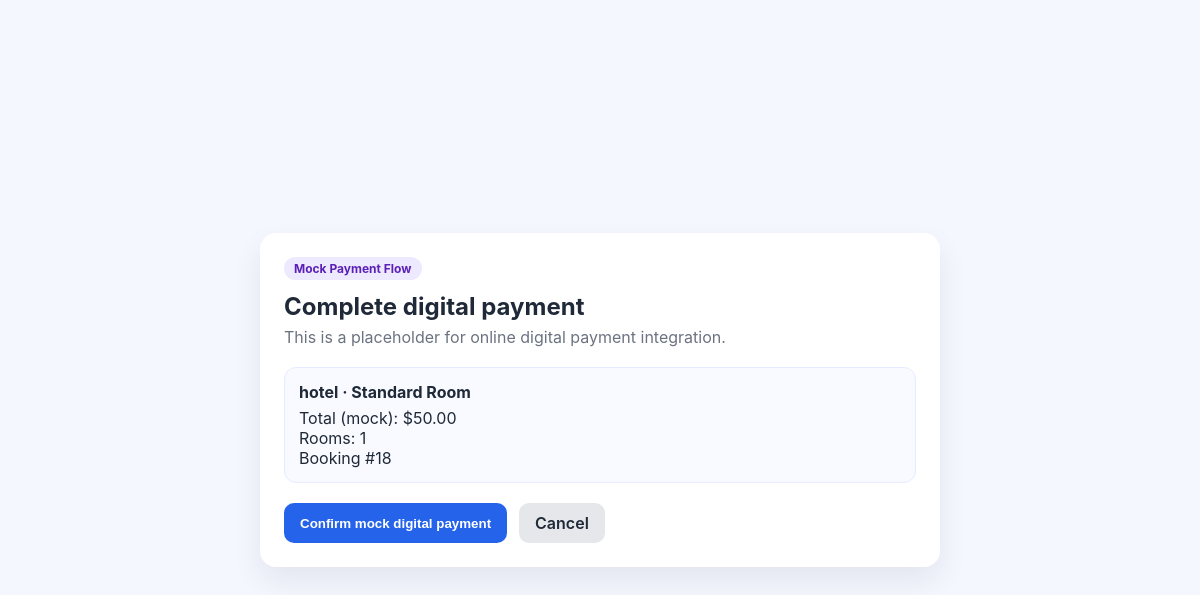
The app's page /bookings/mock-digital-payment/18/ (signed in) with its own data.
### bookings/models.py (models this page shows, shortened)
class Booking(models.Model):
	PENDING_PAYMENT_EXPIRY_HOURS = 12
	class PaymentOption(models.TextChoices):
		PAY_NOW = "pay_now", "Pay now"
		PAY_LATER = "pay_later", "Pay later"
	class Status(models.TextChoices):
		PENDING = "pending", "Pending"
		CONFIRMED = "confirmed", "Confirmed"
		COMPLETED = "completed", "Completed"
		CANCELED = "canceled", "Canceled"
		EXPIRED = "expired", "Expired"
	guest = models.ForeignKey(Profile, on_delete=models.CASCADE, related_name="bookings")
	room = models.ForeignKey(Room, on_delete=models.PROTECT, related_name="bookings")
	guest_name = models.CharField(max_length=150)
	guest_email = models.EmailField()
	guest_phone = models.CharField(max_length=30, blank=True, default="")
	rooms_count = models.PositiveIntegerField(default=1)
	payment_option = models.CharField(
		max_length=20,
		choices=PaymentOption.choices,
		default=PaymentOption.PAY_LATER,
	)
	status = models.CharField(
		max_length=20,
		choices=Status.choices,
		default=Status.PENDING,
	)
	created_at = models.DateTimeField(auto_now_add=True)
	STATUS_NOTIFICATION_MESSAGES = {
		Status.PENDING: "Booking is pending payment.",
		Status.CONFIRMED: "Booking is confirmed.",
		Status.COMPLETED: "Booking is completed.",
		Status.CANCELED: "Booking is canceled.",
		Status.EXPIRED: "Booking expired due to unpaid balance.",
	}

### rooms/models.py (models this page shows, shortened)
class Room(models.Model):
	hotel = models.ForeignKey(Profile, on_delete=models.CASCADE, related_name="rooms")
	room_type = models.ForeignKey(RoomType, on_delete=models.PROTECT)
	capacity = models.PositiveIntegerField()
	rate_per_night = models.DecimalField(max_digits=8, decimal_places=2)
	available_rooms = models.PositiveIntegerField()
	checkin_date = models.DateField()
	checkout_date = models.DateField()
	created_at = models.DateTimeField(auto_now_add=True)

class RoomType(models.Model):
	name = models.CharField(max_length=100, unique=True)

### accounts/models.py (models this page shows, shortened)
class Profile(models.Model):
    class AccountType(models.TextChoices):
        GUEST = "guest", "Guest"
        HOTEL = "hotel", "Hotel"
        ADMIN = "admin", "Admin"
    class HotelVerificationStatus(models.TextChoices):
        PENDING = "pending", "Pending Review"
        APPROVED = "approved", "Approved"
        REJECTED = "rejected", "Rejected"
    user = models.OneToOneField(
        settings.AUTH_USER_MODEL, on_delete=models.CASCADE, related_name="profile"
    )
    full_name = models.CharField(max_length=150)
    account_type = models.CharField(
        max_length=20, choices=AccountType.choices, default=AccountType.GUEST
    )
    hotel_verification_status = models.CharField(
        max_length=20,
        choices=HotelVerificationStatus.choices,
        default=HotelVerificationStatus.APPROVED,
    )
    phone_number = models.CharField(max_length=30, blank=True, default="")
    location = models.CharField(max_length=200, blank=True, default="")
    description = models.TextField(blank=True, default="")
    profile_image_url = models.URLField(blank=True, default="")
    profile_image = models.ImageField(
        upload_to="profiles/",
        blank=True,
        null=True,
    )
    hotel_license_image = models.ImageField(
        upload_to="hotel_licenses/",
        blank=True,
        null=True,
    )
    created_at = models.DateTimeField(auto_now_add=True)

### bookings/views.py (the view, shortened to what this page needs)
@login_required
def mock_digital_payment_view(request, booking_id: int):
	profile, _ = Profile.objects.get_or_create(
		user=request.user,
		defaults={
			"full_name": request.user.get_full_name() or request.user.username,
			"account_type": Profile.AccountType.GUEST,
		},
	)
	if profile.account_type != Profile.AccountType.GUEST:
		return redirect("hotel_home")
	booking = get_object_or_404(
		Booking.objects.select_related("room", "room__hotel", "room__room_type"),
		id=booking_id,
		guest=profile,
	)
	return render(
		request,
		"bookings/mock_digital_payment.html",
		{
			"booking": booking,
		},
	)

### bookings/templates/bookings/mock_digital_payment.html (shortened to what this page needs)
{% load static %}
<!DOCTYPE html>
<html lang="en">
  <head>
  </head>
  <body>
    <main class="page">
      <section class="card">
        <span class="mock-chip">Mock Payment Flow</span>
        <h1>Complete digital payment</h1>
        <p class="subtext">This is a placeholder for online digital payment integration.</p>
        <div class="payment-summary">
          <strong>{{ booking.room.hotel.full_name }} · {{ booking.room.room_type.name }}</strong>
          <div>Total (mock): ${{ booking.room.rate_per_night }}</div>
          <div>Rooms: {{ booking.rooms_count }}</div>
          <div>Booking #{{ booking.id }}</div>
        </div>
        <form method="post">
          <div class="actions">
            <button class="btn btn-primary" type="submit">Confirm mock digital payment</button>
            <a class="btn btn-secondary" href="{% url 'booking_history' %}">Cancel</a>
          </div>
        </form>
      </section>
    </main>
  </body>
</html>

### bookings/templates/bookings/mock_digital_payment.html (style rules this page uses)
:root { color-scheme: light; }
* { box-sizing: border-box; }
body { margin: 0; font-family: "Inter", system-ui, -apple-system, BlinkMacSystemFont, "Segoe UI", sans-serif; background: #f5f7ff; color: #1f2937; }
.page { min-height: 100vh; display: grid; place-items: center; padding: 24px; }
.card { width: min(680px, 100%); background: #fff; border-radius: 16px; box-shadow: 0 14px 30px rgba(15, 23, 42, 0.08); padding: 24px; }
h1 { margin: 0 0 6px; font-size: 1.5rem; }
.subtext { margin: 0 0 20px; color: #6b7280; }
.payment-summary { background: #f8faff; border: 1px solid #e6ebff; border-radius: 12px; padding: 14px; margin-bottom: 20px; }
.payment-summary strong { display: block; margin-bottom: 6px; }
.mock-chip { display: inline-block; margin-bottom: 12px; padding: 4px 10px; border-radius: 999px; background: #ede9fe; color: #5b21b6; font-size: 12px; font-weight: 700; }
.actions { margin-top: 20px; display: flex; gap: 12px; }
.btn { text-decoration: none; border: 0; border-radius: 10px; padding: 10px 16px; font-weight: 600; cursor: pointer; }
.btn-primary { background: #2563eb; color: #fff; }
.btn-secondary { background: #e5e7eb; color: #1f2937; }

### records on screen
Booking: room.hotel.full_name "hotel", room.room_type.name "Standard Room", room.rate_per_night "50.00", rooms_count "1", id "18"
